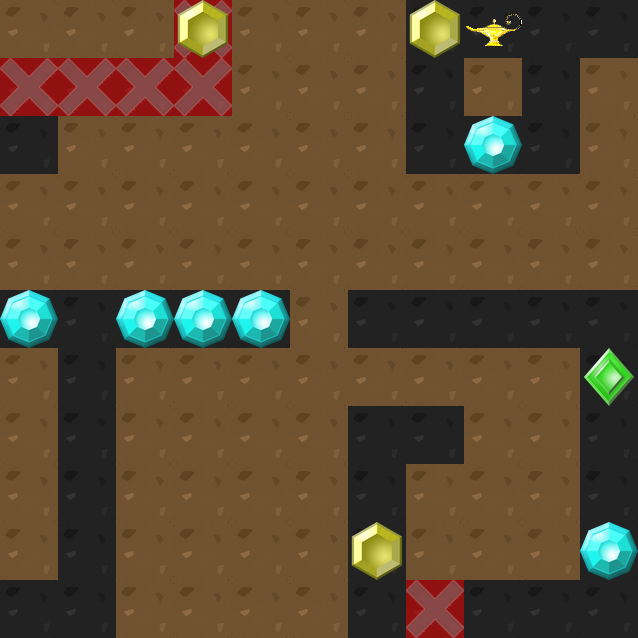

This game map was drawn from its Tiled (.tmx) file and the tilesets committed beside it. A one-line description and the trimmed map source follow:
An orthogonal 11x11 tile map with 58x58 px tiles, 4 tile layers (Background, NoWarps, Objects, Puzzle), 3 tilesets and 1 object (SpawnPoint).

<map version="1.0" orientation="orthogonal" width="11" height="11" tilewidth="58" tileheight="58">
 <properties>
  <property name="Time" value="80" />
 </properties>
 <tileset firstgid="1" name="Main_Tiles" tilewidth="58" tileheight="58" spacing="1" margin="1">
  <image source="[email redacted]" width="256" height="256" />
  <tile id="2">
   <properties>
    <property name="Collidable" value="True" />
   </properties>
  </tile>
  <tile id="4">
   <properties>
    <property name="Collidable" value="True" />
   </properties>
  </tile>
 </tileset>
 <tileset firstgid="17" name="markers" tilewidth="58" tileheight="58" spacing="1" margin="1">
  <image source="markers.png" width="64" height="128" />
  <tile id="0">
   <properties>
    <property name="Collidable" value="True" />
   </properties>
  </tile>
 </tileset>
 <tileset firstgid="19" name="6MainItems_default" tilewidth="58" tileheight="58" spacing="1" margin="1">
  <image source="6MainItems_default.png" width="256" height="256" />
  <tile id="0">
   <properties>
    <property name="Gem" value="True" />
    <property name="Yellow" value="True" />
   </properties>
  </tile>
  <tile id="1">
   <properties>
    <property name="NoWarp" value="True" />
   </properties>
  </tile>
  <tile id="4">
   <properties>
    <property name="Freeze" value="True" />
    <property name="Gem" value="True" />
    <property name="Other" value="True" />
   </properties>
  </tile>
  <tile id="8">
   <properties>
    <property name="Finish" value="True" />
   </properties>
  </tile>
  <tile id="9">
   <properties>
    <property name="Gem" value="True" />
    <property name="Other" value="True" />
    <property name="Speed" value="True" />
   </properties>
  </tile>
 </tileset>
 <layer name="Background" width="11" height="11">
  <data>[121 cells, 121 non-empty, 1 distinct tile ids]</data>
 </layer>
 <objectgroup name="Points" width="11" height="11">
  <object name="SpawnPoint" x="406" y="406" width="58" height="58" />
 </objectgroup>
 <layer name="NoWarps" width="11" height="11">
  <data>[121 cells, 6 non-empty, 1 distinct tile ids]</data>
 </layer>
 <layer name="Objects" width="11" height="11">
  <data>[121 cells, 11 non-empty, 4 distinct tile ids]</data>
 </layer>
 <layer name="Puzzle" width="11" height="11">
  <data>[121 cells, 77 non-empty, 1 distinct tile ids]</data>
 </layer>
</map>